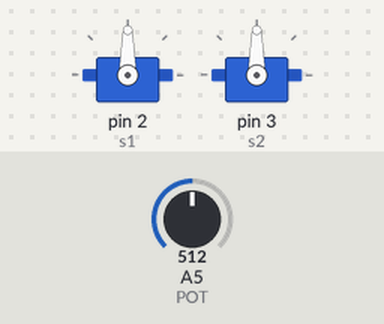
Simulated run of this sketch. Board: Arduino Uno, built with avr-gcc and run on an emulated ATmega328P. On the bench: 2 × servo. The test bench sets the inputs (shaded band); at power-on: A5 (POT) = 512.

Above: at 1.2 s.
1.3 s: A5 (POT) set to 716
At 2.2 s:
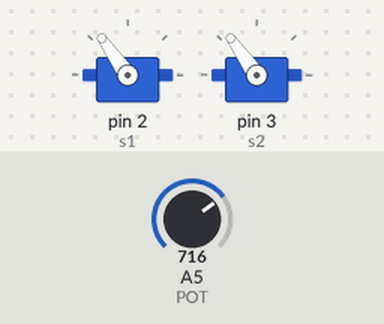
2.8 s: A5 (POT) set to 900
At 3.6 s:
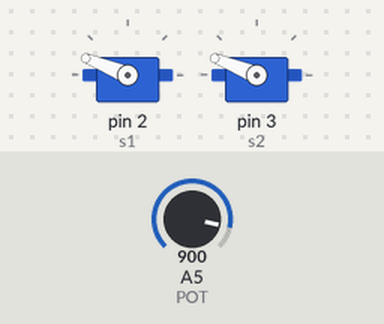
4.3 s: A5 (POT) set to 1023
At 4.9 s:
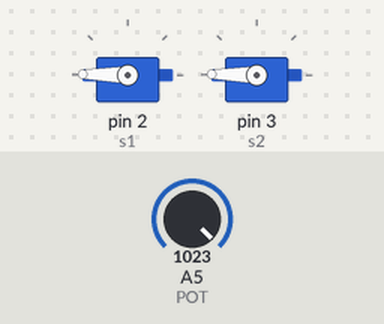
5.8 s: A5 (POT) set to 306
At 6.2 s:
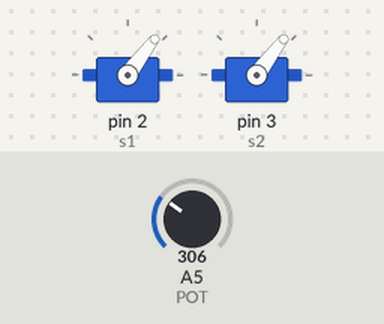
7.3 s: A5 (POT) set to 122
At 8.7 s:
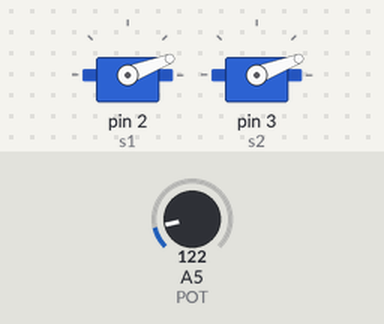
Timing chart, 0 to 9.8 s (numbered marks = the images above; inputs shaded):
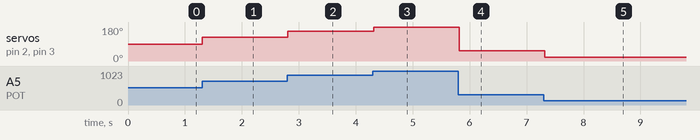

Measured:
- after the input at 1.3 s, servo on pin 2 (s1), servo on pin 3 (s2): 90° → 125° at once
- after the input at 2.8 s, servo on pin 2 (s1), servo on pin 3 (s2): 125° → 158° at once
- after the input at 4.3 s, servo on pin 2 (s1), servo on pin 3 (s2): 158° → 179° at once
- after the input at 5.8 s, servo on pin 2 (s1), servo on pin 3 (s2): 179° → 53° at once
- after the input at 7.3 s, servo on pin 2 (s1), servo on pin 3 (s2): 53° → 21° at once

The sketch:

program_1.ino
```cpp
#include <Servo.h>
#define POT A5

Servo s1;
Servo s2;

int ang;

void setup(){
  ang = 0;
  s1.attach(2);
  s1.write(ang);
  s2.attach(3);
  s2.write(ang);
}

void loop(){
  ang = map(analogRead(POT), 0, 1024, 0, 180);
  s1.write(ang);
  s2.write(ang);
  delay(100);
}
```
